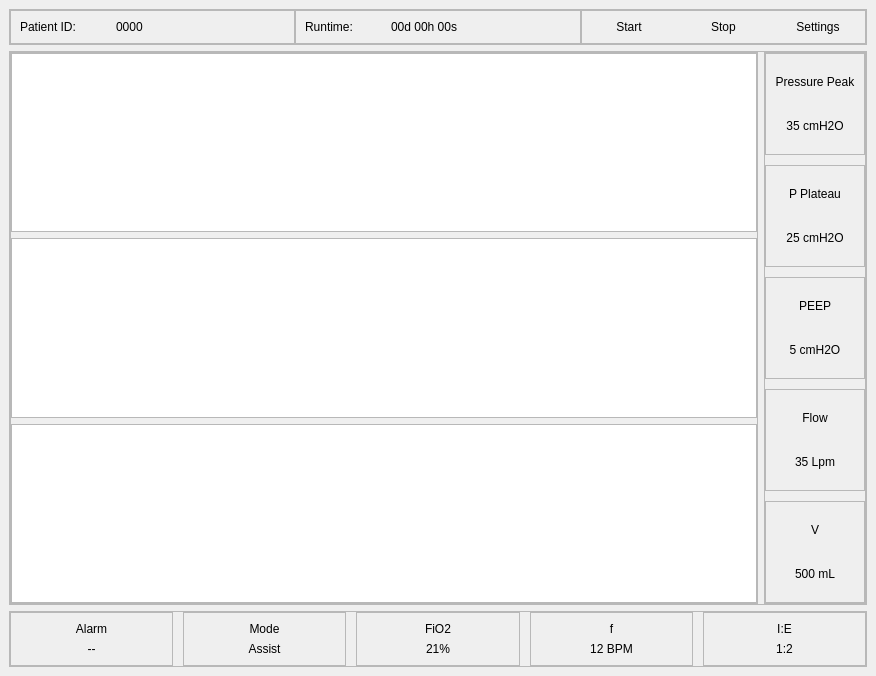
<?xml version="1.0" encoding="UTF-8"?>
<ui version="4.0">
 <author>Eugene Oca</author>
 <class>MainWindow</class>
 <widget class="QMainWindow" name="MainWindow">
  <property name="geometry">
   <rect>
    <x>0</x>
    <y>0</y>
    <width>876</width>
    <height>676</height>
   </rect>
  </property>
  <property name="windowTitle">
   <string>SPIRITUS VITAE</string>
  </property>
  <widget class="QWidget" name="centralwidget">
   <layout class="QVBoxLayout" name="verticalLayout">
    <item>
     <widget class="QFrame" name="top_frame">
      <property name="maximumSize">
       <size>
        <width>16777215</width>
        <height>50</height>
       </size>
      </property>
      <property name="frameShape">
       <enum>QFrame::StyledPanel</enum>
      </property>
      <property name="frameShadow">
       <enum>QFrame::Raised</enum>
      </property>
      <layout class="QHBoxLayout" name="horizontalLayout_2">
       <property name="spacing">
        <number>0</number>
       </property>
       <property name="leftMargin">
        <number>0</number>
       </property>
       <property name="topMargin">
        <number>0</number>
       </property>
       <property name="rightMargin">
        <number>0</number>
       </property>
       <property name="bottomMargin">
        <number>0</number>
       </property>
       <item>
        <widget class="QFrame" name="frame">
         <property name="frameShape">
          <enum>QFrame::StyledPanel</enum>
         </property>
         <property name="frameShadow">
          <enum>QFrame::Plain</enum>
         </property>
         <layout class="QHBoxLayout" name="horizontalLayout_3">
          <item>
           <widget class="QLabel" name="label">
            <property name="maximumSize">
             <size>
              <width>90</width>
              <height>16777215</height>
             </size>
            </property>
            <property name="styleSheet">
             <string notr="true">font: 25 12pt &quot;Segoe UI Light&quot;;</string>
            </property>
            <property name="lineWidth">
             <number>1</number>
            </property>
            <property name="text">
             <string>Patient ID:</string>
            </property>
            <property name="scaledContents">
             <bool>false</bool>
            </property>
            <property name="wordWrap">
             <bool>false</bool>
            </property>
           </widget>
          </item>
          <item>
           <widget class="QLabel" name="lbl_patient_id">
            <property name="styleSheet">
             <string notr="true">font: 25 12pt &quot;Segoe UI Light&quot;;</string>
            </property>
            <property name="text">
             <string>0000</string>
            </property>
           </widget>
          </item>
         </layout>
        </widget>
       </item>
       <item>
        <widget class="QFrame" name="frame_2">
         <property name="frameShape">
          <enum>QFrame::StyledPanel</enum>
         </property>
         <property name="frameShadow">
          <enum>QFrame::Plain</enum>
         </property>
         <layout class="QHBoxLayout" name="horizontalLayout_4">
          <item>
           <widget class="QLabel" name="label_2">
            <property name="maximumSize">
             <size>
              <width>80</width>
              <height>16777215</height>
             </size>
            </property>
            <property name="styleSheet">
             <string notr="true">font: 25 12pt &quot;Segoe UI Light&quot;;</string>
            </property>
            <property name="text">
             <string>Runtime:</string>
            </property>
           </widget>
          </item>
          <item>
           <widget class="QLabel" name="lbl_runtime">
            <property name="styleSheet">
             <string notr="true">font: 25 12pt &quot;Segoe UI Light&quot;;</string>
            </property>
            <property name="text">
             <string>00d 00h 00s</string>
            </property>
           </widget>
          </item>
         </layout>
        </widget>
       </item>
       <item>
        <widget class="QFrame" name="frame_3">
         <property name="frameShape">
          <enum>QFrame::StyledPanel</enum>
         </property>
         <property name="frameShadow">
          <enum>QFrame::Plain</enum>
         </property>
         <layout class="QHBoxLayout" name="horizontalLayout_5">
          <property name="spacing">
           <number>0</number>
          </property>
          <property name="leftMargin">
           <number>0</number>
          </property>
          <property name="topMargin">
           <number>0</number>
          </property>
          <property name="rightMargin">
           <number>0</number>
          </property>
          <property name="bottomMargin">
           <number>0</number>
          </property>
          <item>
           <widget class="QPushButton" name="btn_start">
            <property name="text">
             <string>Start</string>
            </property>
            <property name="flat">
             <bool>true</bool>
            </property>
           </widget>
          </item>
          <item>
           <widget class="QPushButton" name="btn_stop">
            <property name="text">
             <string>Stop</string>
            </property>
            <property name="flat">
             <bool>true</bool>
            </property>
           </widget>
          </item>
          <item>
           <widget class="QPushButton" name="btn_settings">
            <property name="maximumSize">
             <size>
              <width>16777215</width>
              <height>16777215</height>
             </size>
            </property>
            <property name="styleSheet">
             <string notr="true">font: 25 11.5pt &quot;Segoe UI Light&quot;;</string>
            </property>
            <property name="text">
             <string>Settings</string>
            </property>
            <property name="flat">
             <bool>true</bool>
            </property>
           </widget>
          </item>
         </layout>
        </widget>
       </item>
      </layout>
     </widget>
    </item>
    <item>
     <widget class="QFrame" name="middle_frame">
      <property name="frameShape">
       <enum>QFrame::StyledPanel</enum>
      </property>
      <property name="frameShadow">
       <enum>QFrame::Raised</enum>
      </property>
      <layout class="QHBoxLayout" name="horizontalLayout">
       <property name="leftMargin">
        <number>0</number>
       </property>
       <property name="topMargin">
        <number>0</number>
       </property>
       <property name="rightMargin">
        <number>0</number>
       </property>
       <property name="bottomMargin">
        <number>0</number>
       </property>
       <item>
        <widget class="QFrame" name="graph_display_frame">
         <property name="frameShape">
          <enum>QFrame::StyledPanel</enum>
         </property>
         <property name="frameShadow">
          <enum>QFrame::Raised</enum>
         </property>
         <layout class="QVBoxLayout" name="verticalLayout_13">
          <property name="leftMargin">
           <number>0</number>
          </property>
          <property name="topMargin">
           <number>0</number>
          </property>
          <property name="rightMargin">
           <number>0</number>
          </property>
          <property name="bottomMargin">
           <number>0</number>
          </property>
          <item>
           <widget class="PlotWidget" name="gv_pressure"/>
          </item>
          <item>
           <widget class="PlotWidget" name="gv_flow"/>
          </item>
          <item>
           <widget class="PlotWidget" name="gv_volume"/>
          </item>
         </layout>
        </widget>
       </item>
       <item>
        <widget class="QFrame" name="right_frame">
         <property name="maximumSize">
          <size>
           <width>125</width>
           <height>16777215</height>
          </size>
         </property>
         <property name="frameShape">
          <enum>QFrame::StyledPanel</enum>
         </property>
         <property name="frameShadow">
          <enum>QFrame::Raised</enum>
         </property>
         <layout class="QVBoxLayout" name="verticalLayout_2">
          <property name="spacing">
           <number>10</number>
          </property>
          <property name="leftMargin">
           <number>0</number>
          </property>
          <property name="topMargin">
           <number>0</number>
          </property>
          <property name="rightMargin">
           <number>0</number>
          </property>
          <property name="bottomMargin">
           <number>0</number>
          </property>
          <item>
           <widget class="QFrame" name="frame_12">
            <property name="frameShape">
             <enum>QFrame::StyledPanel</enum>
            </property>
            <property name="frameShadow">
             <enum>QFrame::Plain</enum>
            </property>
            <layout class="QVBoxLayout" name="verticalLayout_8">
             <item>
              <widget class="QLabel" name="label_13">
               <property name="styleSheet">
                <string notr="true">font: 25 12pt &quot;Segoe UI Light&quot;;</string>
               </property>
               <property name="text">
                <string>Pressure Peak</string>
               </property>
               <property name="alignment">
                <set>Qt::AlignCenter</set>
               </property>
              </widget>
             </item>
             <item>
              <widget class="QLabel" name="lbl_pressure_peak">
               <property name="styleSheet">
                <string notr="true">font: 25 10pt &quot;Segoe UI Light&quot;;</string>
               </property>
               <property name="text">
                <string>35 cmH2O</string>
               </property>
               <property name="alignment">
                <set>Qt::AlignCenter</set>
               </property>
              </widget>
             </item>
            </layout>
           </widget>
          </item>
          <item>
           <widget class="QFrame" name="frame_9">
            <property name="frameShape">
             <enum>QFrame::StyledPanel</enum>
            </property>
            <property name="frameShadow">
             <enum>QFrame::Plain</enum>
            </property>
            <layout class="QVBoxLayout" name="verticalLayout_9">
             <item>
              <widget class="QLabel" name="label_15">
               <property name="styleSheet">
                <string notr="true">font: 25 12pt &quot;Segoe UI Light&quot;;</string>
               </property>
               <property name="text">
                <string>P Plateau</string>
               </property>
               <property name="alignment">
                <set>Qt::AlignCenter</set>
               </property>
              </widget>
             </item>
             <item>
              <widget class="QLabel" name="lbl_p_plateau">
               <property name="styleSheet">
                <string notr="true">font: 25 10pt &quot;Segoe UI Light&quot;;</string>
               </property>
               <property name="text">
                <string>25 cmH2O</string>
               </property>
               <property name="alignment">
                <set>Qt::AlignCenter</set>
               </property>
              </widget>
             </item>
            </layout>
           </widget>
          </item>
          <item>
           <widget class="QFrame" name="frame_13">
            <property name="frameShape">
             <enum>QFrame::StyledPanel</enum>
            </property>
            <property name="frameShadow">
             <enum>QFrame::Plain</enum>
            </property>
            <layout class="QVBoxLayout" name="verticalLayout_10">
             <item>
              <widget class="QLabel" name="label_17">
               <property name="styleSheet">
                <string notr="true">font: 25 12pt &quot;Segoe UI Light&quot;;</string>
               </property>
               <property name="text">
                <string>PEEP</string>
               </property>
               <property name="alignment">
                <set>Qt::AlignCenter</set>
               </property>
              </widget>
             </item>
             <item>
              <widget class="QLabel" name="lbl_peep">
               <property name="styleSheet">
                <string notr="true">font: 25 10pt &quot;Segoe UI Light&quot;;</string>
               </property>
               <property name="text">
                <string>5 cmH2O</string>
               </property>
               <property name="alignment">
                <set>Qt::AlignCenter</set>
               </property>
              </widget>
             </item>
            </layout>
           </widget>
          </item>
          <item>
           <widget class="QFrame" name="frame_10">
            <property name="frameShape">
             <enum>QFrame::StyledPanel</enum>
            </property>
            <property name="frameShadow">
             <enum>QFrame::Plain</enum>
            </property>
            <layout class="QVBoxLayout" name="verticalLayout_11">
             <item>
              <widget class="QLabel" name="label_19">
               <property name="styleSheet">
                <string notr="true">font: 25 12pt &quot;Segoe UI Light&quot;;</string>
               </property>
               <property name="text">
                <string>Flow</string>
               </property>
               <property name="alignment">
                <set>Qt::AlignCenter</set>
               </property>
              </widget>
             </item>
             <item>
              <widget class="QLabel" name="lbl_flow">
               <property name="styleSheet">
                <string notr="true">font: 25 10pt &quot;Segoe UI Light&quot;;</string>
               </property>
               <property name="text">
                <string>35 Lpm</string>
               </property>
               <property name="alignment">
                <set>Qt::AlignCenter</set>
               </property>
              </widget>
             </item>
            </layout>
           </widget>
          </item>
          <item>
           <widget class="QFrame" name="frame_11">
            <property name="frameShape">
             <enum>QFrame::StyledPanel</enum>
            </property>
            <property name="frameShadow">
             <enum>QFrame::Plain</enum>
            </property>
            <layout class="QVBoxLayout" name="verticalLayout_12">
             <item>
              <widget class="QLabel" name="label_21">
               <property name="styleSheet">
                <string notr="true">font: 25 12pt &quot;Segoe UI Light&quot;;</string>
               </property>
               <property name="text">
                <string>V</string>
               </property>
               <property name="alignment">
                <set>Qt::AlignCenter</set>
               </property>
              </widget>
             </item>
             <item>
              <widget class="QLabel" name="lbl_tidal_volume">
               <property name="styleSheet">
                <string notr="true">font: 25 10pt &quot;Segoe UI Light&quot;;</string>
               </property>
               <property name="text">
                <string>500 mL</string>
               </property>
               <property name="alignment">
                <set>Qt::AlignCenter</set>
               </property>
              </widget>
             </item>
            </layout>
           </widget>
          </item>
         </layout>
        </widget>
       </item>
      </layout>
     </widget>
    </item>
    <item>
     <widget class="QFrame" name="bottom_frame">
      <property name="maximumSize">
       <size>
        <width>16777215</width>
        <height>70</height>
       </size>
      </property>
      <property name="frameShape">
       <enum>QFrame::StyledPanel</enum>
      </property>
      <property name="frameShadow">
       <enum>QFrame::Raised</enum>
      </property>
      <layout class="QHBoxLayout" name="horizontalLayout_6">
       <property name="spacing">
        <number>10</number>
       </property>
       <property name="leftMargin">
        <number>0</number>
       </property>
       <property name="topMargin">
        <number>0</number>
       </property>
       <property name="rightMargin">
        <number>0</number>
       </property>
       <property name="bottomMargin">
        <number>0</number>
       </property>
       <item>
        <widget class="QFrame" name="frame_4">
         <property name="frameShape">
          <enum>QFrame::StyledPanel</enum>
         </property>
         <property name="frameShadow">
          <enum>QFrame::Plain</enum>
         </property>
         <layout class="QVBoxLayout" name="verticalLayout_3">
          <item>
           <widget class="QLabel" name="label_3">
            <property name="styleSheet">
             <string notr="true">font: 25 12pt &quot;Segoe UI Light&quot;;</string>
            </property>
            <property name="text">
             <string>Alarm</string>
            </property>
            <property name="alignment">
             <set>Qt::AlignCenter</set>
            </property>
           </widget>
          </item>
          <item>
           <widget class="QLabel" name="label_4">
            <property name="styleSheet">
             <string notr="true">font: 25 10pt &quot;Segoe UI Light&quot;;</string>
            </property>
            <property name="text">
             <string>--</string>
            </property>
            <property name="alignment">
             <set>Qt::AlignCenter</set>
            </property>
           </widget>
          </item>
         </layout>
        </widget>
       </item>
       <item>
        <widget class="QFrame" name="frame_5">
         <property name="frameShape">
          <enum>QFrame::StyledPanel</enum>
         </property>
         <property name="frameShadow">
          <enum>QFrame::Plain</enum>
         </property>
         <layout class="QVBoxLayout" name="verticalLayout_4">
          <item>
           <widget class="QLabel" name="label_5">
            <property name="styleSheet">
             <string notr="true">font: 25 12pt &quot;Segoe UI Light&quot;;</string>
            </property>
            <property name="text">
             <string>Mode</string>
            </property>
            <property name="alignment">
             <set>Qt::AlignCenter</set>
            </property>
           </widget>
          </item>
          <item>
           <widget class="QLabel" name="lbl_mode">
            <property name="styleSheet">
             <string notr="true">font: 25 10pt &quot;Segoe UI Light&quot;;</string>
            </property>
            <property name="text">
             <string>Assist</string>
            </property>
            <property name="alignment">
             <set>Qt::AlignCenter</set>
            </property>
           </widget>
          </item>
         </layout>
        </widget>
       </item>
       <item>
        <widget class="QFrame" name="frame_6">
         <property name="frameShape">
          <enum>QFrame::StyledPanel</enum>
         </property>
         <property name="frameShadow">
          <enum>QFrame::Plain</enum>
         </property>
         <layout class="QVBoxLayout" name="verticalLayout_5">
          <item>
           <widget class="QLabel" name="label_7">
            <property name="styleSheet">
             <string notr="true">font: 25 12pt &quot;Segoe UI Light&quot;;</string>
            </property>
            <property name="text">
             <string>FiO2</string>
            </property>
            <property name="alignment">
             <set>Qt::AlignCenter</set>
            </property>
           </widget>
          </item>
          <item>
           <widget class="QLabel" name="lbl_fio2">
            <property name="styleSheet">
             <string notr="true">font: 25 10pt &quot;Segoe UI Light&quot;;</string>
            </property>
            <property name="text">
             <string>21%</string>
            </property>
            <property name="alignment">
             <set>Qt::AlignCenter</set>
            </property>
           </widget>
          </item>
         </layout>
        </widget>
       </item>
       <item>
        <widget class="QFrame" name="frame_7">
         <property name="frameShape">
          <enum>QFrame::StyledPanel</enum>
         </property>
         <property name="frameShadow">
          <enum>QFrame::Plain</enum>
         </property>
         <layout class="QVBoxLayout" name="verticalLayout_6">
          <item>
           <widget class="QLabel" name="label_9">
            <property name="styleSheet">
             <string notr="true">font: 25 12pt &quot;Segoe UI Light&quot;;</string>
            </property>
            <property name="text">
             <string>f</string>
            </property>
            <property name="alignment">
             <set>Qt::AlignCenter</set>
            </property>
           </widget>
          </item>
          <item>
           <widget class="QLabel" name="lbl_resp_rate">
            <property name="styleSheet">
             <string notr="true">font: 25 10pt &quot;Segoe UI Light&quot;;</string>
            </property>
            <property name="text">
             <string>12 BPM</string>
            </property>
            <property name="alignment">
             <set>Qt::AlignCenter</set>
            </property>
           </widget>
          </item>
         </layout>
        </widget>
       </item>
       <item>
        <widget class="QFrame" name="frame_8">
         <property name="frameShape">
          <enum>QFrame::StyledPanel</enum>
         </property>
         <property name="frameShadow">
          <enum>QFrame::Plain</enum>
         </property>
         <layout class="QVBoxLayout" name="verticalLayout_7">
          <item>
           <widget class="QLabel" name="label_11">
            <property name="styleSheet">
             <string notr="true">font: 25 12pt &quot;Segoe UI Light&quot;;</string>
            </property>
            <property name="text">
             <string>I:E</string>
            </property>
            <property name="alignment">
             <set>Qt::AlignCenter</set>
            </property>
           </widget>
          </item>
          <item>
           <widget class="QLabel" name="lbl_ieratio">
            <property name="styleSheet">
             <string notr="true">font: 25 10pt &quot;Segoe UI Light&quot;;</string>
            </property>
            <property name="text">
             <string>1:2</string>
            </property>
            <property name="alignment">
             <set>Qt::AlignCenter</set>
            </property>
           </widget>
          </item>
         </layout>
        </widget>
       </item>
      </layout>
     </widget>
    </item>
   </layout>
  </widget>
 </widget>
 <customwidgets>
  <customwidget>
   <class>PlotWidget</class>
   <extends>QGraphicsView</extends>
   <header>pyqtgraph</header>
  </customwidget>
 </customwidgets>
 <resources/>
 <connections/>
</ui>
